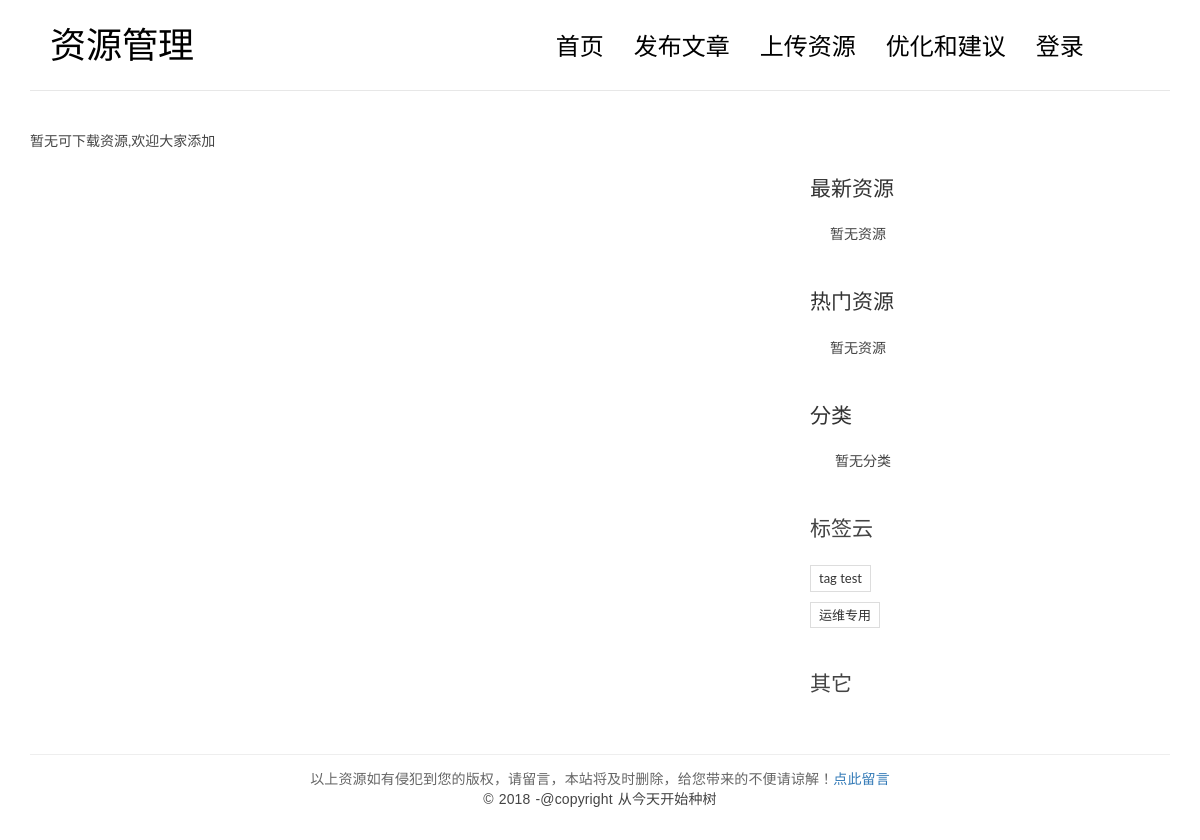
Page /resoucre/ on the earlier database version.
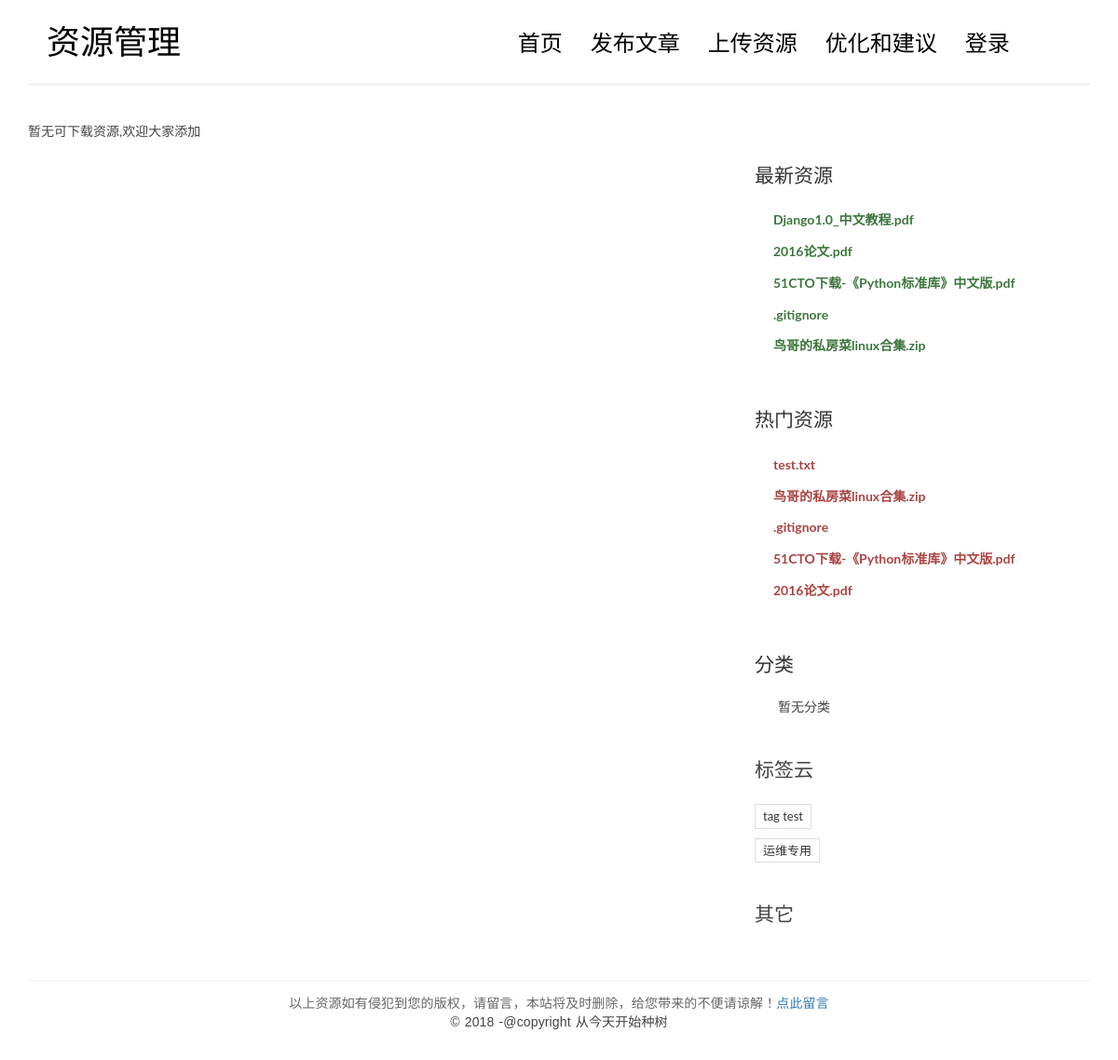
Same page on the later database version.
### blog/models.py (models this page shows, shortened)
class Tag(models.Model):
    name = models.CharField(max_length=100)

### resource/models.py (models this page shows, shortened)
class Resource(models.Model):
    res_name = models.CharField(max_length=200)
    upload_url = models.CharField(max_length=100)
    upload_user = models.ForeignKey(User)
    create_time=models.DateTimeField()
    download=models.PositiveIntegerField(default=0)
    size = models.PositiveIntegerField(default=0)
    cate = models.ForeignKey(Cate)

### resource/views.py (the view)
# urls.py: url(r'^resoucre/$',views.dislpay_all_resource,name='all_resoucre'),
def dislpay_all_resource(request):
    res_list = Resource.objects.all()
    return render(request,'resoucre/display.html',{'res_list':res_list})

### blog/templatetags/blog_tags.py (called while the page is built)
@register.simple_tag
def get_tag():
    return Tag.objects.annotate(num_count=Count('post')).filter(num_count__gt=0)

@register.simple_tag
def get_recent_res(num=5):
    return Resource.objects.all().order_by('-create_time')[:num]

@register.simple_tag
def hot_resoucre(num=5):
    return Resource.objects.all().order_by('-download')[:num]

@register.simple_tag
def res_cateforys():
    return Cate.objects.annotate(num_count = Count('resource')).filter(num_count__gt=0)#resource即为模型Resource，这里的小写

### templates/resoucre/display.html (shortened to what this page needs)
{% extends 'res_base.html' %}
{% load blog_tags %}
{% block main %}
                    {% for res in res_list %}
                        <header class="entry-header">
                            <h1 class="entry-title">
                                <a href={% url 'resource:download' res.pk %} class="text-danger"><strong>{{ res.res_name }}</strong></a>
                            </h1>
                            <div class="entry-meta">
                                <span ><a href="#">类型:{{res.cate }}</a></span>
                                <span class="post-date"><a href="#"><time class="entry-date"
                                                                          >该资源由{{res.upload_user }}上传于{{ res.create_time|date:'Y年m月d日 H:i:s' }}</time></a></span>
                                <span ><a href="#">下载量:{{ res.download}} </a></span>
                                 <span ><a href="#">大小:{{ res.size|div}} </a></span>
                            </div>
                        </header>
                    {% empty %}
                        <div class="no-post">暂无可下载资源,欢迎大家添加</div>
                {% endfor %}
{% endblock %}

### templates/res_base.html (shortened to what the changed rows need)
{% load staticfiles %}
{% load res_tags %}
{% load blog_tags %}
<!DOCTYPE html>
<html>
<head>
    <link rel="stylesheet" href={% static "blog/css/bootstrap.min.css" %}>
    <link rel="stylesheet" href="http://code.ionicframework.com/ionicons/2.0.1/css/ionicons.min.css">
    <link rel="stylesheet" href={% static "blog/css/pace.css" %}>
    <link rel="stylesheet" href={% static "blog/css/custom.css" %}>
    <link rel="stylesheet" href={% static "blog/css/highlights/github.css" %}>
</head>
<body>
<div class="container">
    <header id="site-header">
        <div class="row">
            <div class="col-md-4 col-sm-5 col-xs-8">
                {% block logo %}
                <div class="logo">
                    <h1><a href="#"><b>资源管理</b></a></h1>
                </div>
                {% endblock logo %}
            </div>
        </div>
    </header>
</div>
<div class="content-body">
    <div class="container">
        <div class="row">
            <aside class="col-md-4">
            <div class="widget widget-recent-posts">
                    <h3 class="widget-title"><a href="#">最新资源</a></h3>
                    {% get_recent_res as recent_post_list %}
                    <ul>
                        {% for post in recent_post_list %}
                        <li>
                            <a href="{% url 'resource:download' post.pk%}" class="text-success"><strong>{{ post.res_name }}</strong></a>
                        </li>
                    {% empty %}
                            暂无资源
                        {% endfor %}
                    </ul>
                </div>
                        <div class="widget widget-recent-posts">
                    <h3 class="widget-title"><a href="#">热门资源</a></h3>
                        {% hot_resoucre as hot_list %}
                    <ul>
                        {% for hot in hot_list %}
                        <li>
                            <a href="{% url 'resource:download' hot.pk%}" class="text-danger"><strong>{{ hot.res_name }}</strong></a>
                        </li>
                    {% empty %}
                            暂无资源
                        {% endfor %}
                    </ul>
                </div>
                {% res_cateforys as cate_list %}
                <div class="widget widget-tag-cloud">
                    {% get_tag as tag_list %}
                    {% for tag in tag_list %}
                    <ul>
                        <li>
                            <a href="#">{{ tag.name }}</a>
                        </li>
                        {% empty %}
                        暂无标签
                        {% endfor %}
                    </ul>
                </div>
            </aside>
        </div>
    </div>
</div>
</body>
</html>

Differences in the rows shown:
added Resource: res_name "Django1.0_中文教程.pdf", shown under "最新资源"
added Resource: res_name "2016论文.pdf"
added Resource: res_name "51CTO下载-《Python标准库》中文版.pdf"
added Resource: res_name ".gitignore"
added Resource: res_name "鸟哥的私房菜linux合集.zip"
added Resource: res_name "test.txt", shown under "热门资源"
Other differences:
text no longer shown: "暂无资源 暂无资源"
